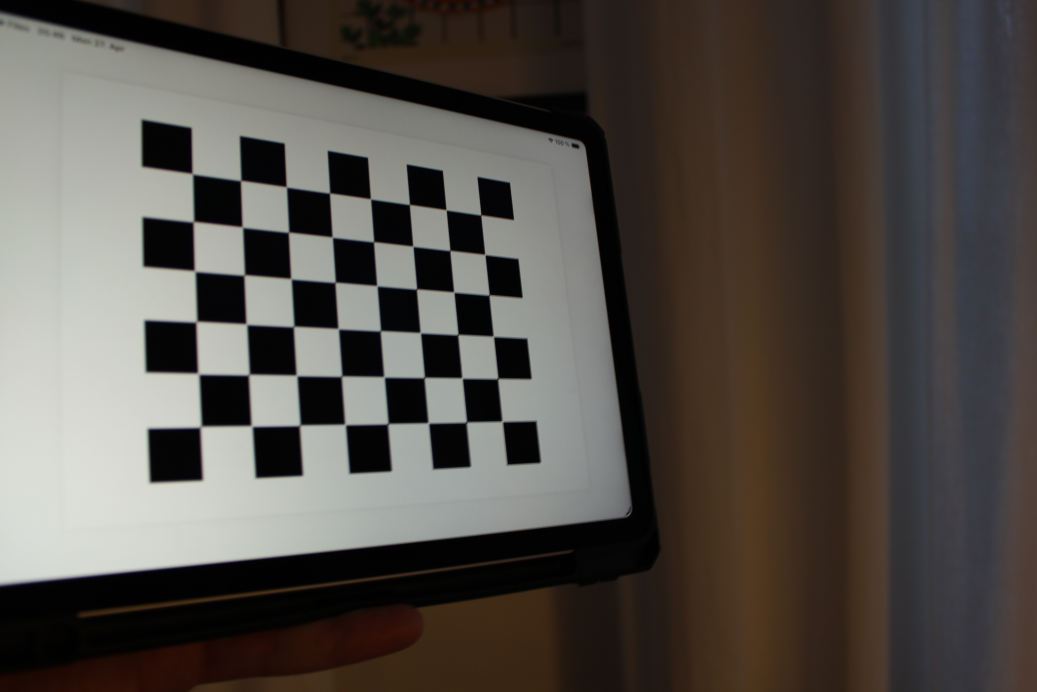
#> input picture test-images/intrinsics-6/IMG_1365.JPG, 5184 x 3456 px (shown at 1/5 size); its folder holds 4 pictures in this run; the run also reads 1 picture not shown here
$ python camera_calibration_zhang.py
#> lines starting #> are read from the running program, lines starting #| are printed output that depends on the picture
### checkerboard_detection.py
import cv2


def _downscale(image_gray, max_dim=1024):
    """Downscale image for faster detection. Returns (downscaled_image, scale)."""
    h, w = image_gray.shape
    if max(h, w) <= max_dim:
        return image_gray, 1.0
    scale = max_dim / max(h, w)
    downscaled_image = cv2.resize(image_gray, None, fx=scale, fy=scale, interpolation=cv2.INTER_AREA)
    return downscaled_image, scale

def _find_checkerboard_corners(image_gray, pattern_size=(8, 6)):
    """
    Detect checkerboard corners with sub-pixel refinement.

    Tries OpenCV's SB detector first, falls back to the classic detector.
    Raises RuntimeError if the board is not found.

    Returns (corners, found) where corners is (N, 2) float32.
    """
    downscaled_image, scale = _downscale(image_gray)

    found, corners = cv2.findChessboardCornersSB(downscaled_image, pattern_size)
    if not found:
        flags = (cv2.CALIB_CB_ADAPTIVE_THRESH |
                 cv2.CALIB_CB_NORMALIZE_IMAGE |
                 cv2.CALIB_CB_FILTER_QUADS |
                 cv2.CALIB_CB_FAST_CHECK)
        found, corners = cv2.findChessboardCorners(
            downscaled_image, pattern_size, None, flags)

    if not found:
        raise RuntimeError(
            f"Could not detect checkerboard (pattern {pattern_size})")

    # Map back to full resolution and refine to sub-pixel
    corners = corners / scale
    criteria = (cv2.TERM_CRITERIA_EPS + cv2.TERM_CRITERIA_MAX_ITER, 30, 0.001)
    corners = cv2.cornerSubPix(image_gray, corners, (11, 11), (-1, -1), criteria)
    return corners.reshape(-1, 2), True

# [35 lines that do not run on import are left out]

### camera_calibration_zhang.py
import numpy as np
from scipy.optimize import least_squares

from checkerboard_detection import _find_checkerboard_corners


def _build_object_points(pattern_size, square_size_cm):
    """Build 3D world coordinates for checkerboard corners on the Z=0 plane.

    Y is flipped so +Z points out of the board toward the camera (OpenCV convention).
    """
    cols, rows = pattern_size
    points = np.zeros((rows * cols, 3), dtype=np.float32)
    grid = np.mgrid[0:cols, 0:rows].T.reshape(-1, 2).astype(np.float32)
    points[:, 0] = grid[:, 0]
    points[:, 1] = -grid[:, 1]
    points *= square_size_cm
    return points


def _normalize_points(points):
    """Hartley normalization: centroid to origin, mean distance = sqrt(2)."""
    centroid = points.mean(axis=0)
    centered = points - centroid
    mean_distance = np.mean(np.linalg.norm(centered, axis=1))
    scale = np.sqrt(2) / (mean_distance + 1e-12)
    transform = np.array([[scale, 0,     -scale * centroid[0]],
                          [0,     scale, -scale * centroid[1]],
                          [0,     0,      1]], dtype=np.float64)
    points_homogeneous = np.hstack([points, np.ones((len(points), 1))])
    normalized = (transform @ points_homogeneous.T).T
    return normalized[:, :2], transform


def _compute_planar_homography(world_points, image_points):
    """Planar DLT homography from (X, Y) on Z=0 to (u, v), Hartley-normalized."""
    assert len(world_points) >= 4
    world_points = world_points.astype(np.float64)
    image_points = image_points.astype(np.float64)

    world_normalized, T_world = _normalize_points(world_points)
    image_normalized, T_image = _normalize_points(image_points)

    constraints = []
    for (X, Y), (u, v) in zip(world_normalized, image_normalized):
        constraints.append([ X,  Y,  1,  0,  0,  0, -u*X, -u*Y, -u])
        constraints.append([ 0,  0,  0,  X,  Y,  1, -v*X, -v*Y, -v])
    constraints = np.array(constraints)

    _, _, Vt = np.linalg.svd(constraints)
    H_normalized = Vt[-1].reshape(3, 3)

    H = np.linalg.inv(T_image) @ H_normalized @ T_world
    return H / H[2, 2]


def _vij(H, i, j):
    """Zhang's constraint row v_ij (shape (6,)) derived from columns i, j of H."""
    return np.array([
        H[0, i] * H[0, j],
        H[0, i] * H[1, j] + H[1, i] * H[0, j],
        H[1, i] * H[1, j],
        H[2, i] * H[0, j] + H[0, i] * H[2, j],
        H[2, i] * H[1, j] + H[1, i] * H[2, j],
        H[2, i] * H[2, j],
    ], dtype=np.float64)


def _zhang_extract_intrinsics(homographies):
    """Closed-form K from a list of planar homographies (Zhang, 2000)."""
    n_views = len(homographies)
    V = np.zeros((2 * n_views, 6), dtype=np.float64)
    for k, H in enumerate(homographies):
        V[2 * k]     = _vij(H, 0, 1)
        V[2 * k + 1] = _vij(H, 0, 0) - _vij(H, 1, 1)

    _, _, Vt = np.linalg.svd(V)
    B11, B12, B22, B13, B23, B33 = Vt[-1]

    cy = (B12 * B13 - B11 * B23) / (B11 * B22 - B12**2)
    lam = B33 - (B13**2 + cy * (B12 * B13 - B11 * B23)) / B11
    fx = np.sqrt(abs(lam / B11))
    fy = np.sqrt(abs(lam * B11 / (B11 * B22 - B12**2)))
    skew = -B12 * fx**2 * fy / lam
    cx = skew * cy / fy - B13 * fx**2 / lam

    return np.array([[fx, skew, cx],
                     [ 0,  fy,  cy],
                     [ 0,   0,   1]], dtype=np.float64)


def _rodrigues(x):
    """Convert between axis-angle vector (3,) and rotation matrix (3,3)."""
    x = np.asarray(x, dtype=np.float64)
    if x.shape == (3, 3):
        cos_theta = np.clip((np.trace(x) - 1.0) / 2.0, -1.0, 1.0)
        theta = np.arccos(cos_theta)
        if theta < 1e-8:
            return np.zeros(3)
        axis = np.array([x[2, 1] - x[1, 2],
                         x[0, 2] - x[2, 0],
                         x[1, 0] - x[0, 1]]) / (2.0 * np.sin(theta))
        return axis * theta

    rvec = x.ravel()
    theta = np.linalg.norm(rvec)
    if theta < 1e-8:
        return np.eye(3)
    k = rvec / theta
    K_skew = np.array([[    0, -k[2],  k[1]],
                       [ k[2],     0, -k[0]],
                       [-k[1],  k[0],     0]])
    return np.eye(3) + np.sin(theta) * K_skew + (1 - np.cos(theta)) * (K_skew @ K_skew)


def _extract_extrinsics(K, H):
    """Recover (rvec, tvec) for one view from intrinsic matrix K and homography H."""
    K_inv = np.linalg.inv(K)
    h1, h2, h3 = H[:, 0], H[:, 1], H[:, 2]

    scale = 1.0 / np.linalg.norm(K_inv @ h1)
    r1 = scale * (K_inv @ h1)
    r2 = scale * (K_inv @ h2)
    translation = scale * (K_inv @ h3)

    # Flip if board ended up behind the camera
    if translation[2] < 0:
        r1, r2, translation = -r1, -r2, -translation

    r3 = np.cross(r1, r2)

    # Project the approximate rotation onto SO(3) via SVD
    rotation_approx = np.column_stack([r1, r2, r3])
    U, _, Vt = np.linalg.svd(rotation_approx)
    rotation = U @ Vt
    if np.linalg.det(rotation) < 0:
        Vt[-1] *= -1
        rotation = U @ Vt

    rvec = _rodrigues(rotation)
    return rvec.reshape(3, 1), translation.reshape(3, 1)


def _project_points(object_points, K, rvec, tvec):
    """Project 3D points to 2D pixel coordinates. Returns (N, 2)."""
    rotation = _rodrigues(rvec)
    points_camera = rotation @ object_points.T + tvec.reshape(3, 1)
    points_image = K @ points_camera
    points_image = points_image[:2] / points_image[2:3]
    return points_image.T


# [7 lines left out: function _default_K, not called in this run]


def _is_plausible_K(K, image_size):
    """Check if K has physically plausible values."""
    w, h = image_size
    fx, fy = K[0, 0], K[1, 1]
    cx, cy = K[0, 2], K[1, 2]
    return (fx > 0 and fy > 0 and
            0 < cx < w and 0 < cy < h and
            fx < 10 * max(w, h) and fy < 10 * max(w, h))


def compute_intrinsics(images, pattern_size=(8, 6), square_size_cm=4.0):
    """
    Recover the camera intrinsic matrix K via Zhang's method.

    Pipeline:
      1. Detect corners in each image.
      2. Planar DLT homography per view.
      3. Zhang's closed-form K.
      4. Initial per-view extrinsics from K + H.
      5. Joint Levenberg-Marquardt refinement of K + all extrinsics.

    Returns the 3x3 intrinsic matrix K.
    """

    # 1. Build object (world) points, find checkerboard corners (image points) from each image

    object_points_template = _build_object_points(pattern_size, square_size_cm)
    object_points_per_view, image_points_per_view = [], []
    image_size = None

    for image in images:
        gray = np.array(image.convert("L"), dtype=np.uint8)
        if image_size is None:
            h, w = gray.shape
            image_size = (w, h)
        try:
            corners, _ = _find_checkerboard_corners(gray, pattern_size)
            object_points_per_view.append(object_points_template.copy())
            image_points_per_view.append(corners.astype(np.float32))
        except RuntimeError:
            continue

    if len(object_points_per_view) < 2:
        raise ValueError(f"Only {len(object_points_per_view)} views found - need at least 2.")

    # 2. Compute planar homographies between each set of image points and the world points

    n_views = len(object_points_per_view)

    homographies = [
        _compute_planar_homography(obj_pts[:, :2], img_pts)
        for obj_pts, img_pts in zip(object_points_per_view, image_points_per_view)
    ]

    # 3. Solve K using Zhang's closed form method

    K_initial = _zhang_extract_intrinsics(homographies)
    print(f"[compute_intrinsics] Zhang's K:\n{np.array2string(K_initial, precision=1)}")
    if not _is_plausible_K(K_initial, image_size):
        print("[compute_intrinsics] Fallback to default K estimate")
        K_initial = _default_K(image_size)

    # 4. Initial per-view extrinsics

    rvecs_initial, tvecs_initial = [], []
    for H in homographies:
        rvec, tvec = _extract_extrinsics(K_initial, H)
        rvecs_initial.append(rvec)
        tvecs_initial.append(tvec)

    w, h = image_size
    f_initial = 0.5 * (K_initial[0, 0] + K_initial[1, 1])
    params_initial = np.zeros(3 + n_views * 6)
    params_initial[:3] = [f_initial, K_initial[0, 2], K_initial[1, 2]]
    for i in range(n_views):
        base = 3 + i * 6
        params_initial[base    : base + 3] = rvecs_initial[i].ravel()
        params_initial[base + 3: base + 6] = tvecs_initial[i].ravel()

    # 5. Levenberg-Marquardt refinement - adjust parameters to minimize squared reprojection errors

    def residuals(params):
        f, cx, cy = params[:3]
        K_current = np.array([[f, 0, cx], [0, f, cy], [0, 0, 1]], dtype=np.float64)
        all_residuals = []
        for i in range(n_views):
            base = 3 + i * 6
            rvec = params[base    : base + 3].reshape(3, 1)
            tvec = params[base + 3: base + 6].reshape(3, 1)
            projected = _project_points(
                object_points_per_view[i].astype(np.float64), K_current, rvec, tvec)
            observed = image_points_per_view[i].astype(np.float64)
            all_residuals.append((projected - observed).ravel())
        return np.concatenate(all_residuals)

    # Initial quesses
    lower = np.full_like(params_initial, -np.inf)
    upper = np.full_like(params_initial,  np.inf)
    lower[0], upper[0] = f_initial * 0.3, f_initial * 3.0
    lower[1], upper[1] = w * 0.3, w * 0.7
    lower[2], upper[2] = h * 0.3, h * 0.7

    result = least_squares(residuals, params_initial, bounds=(lower, upper), method='trf')

    f, cx, cy = result.x[:3]
    K = np.array([[f, 0, cx], [0, f, cy], [0, 0, 1]], dtype=np.float64)

    rvecs, tvecs = [], []
    for i in range(n_views):
        base = 3 + i * 6
        rvecs.append(result.x[base    : base + 3].reshape(3, 1))
        tvecs.append(result.x[base + 3: base + 6].reshape(3, 1))

    rms_error = np.sqrt(np.mean(result.fun ** 2))
    print(f"[compute_intrinsics] RMS reprojection error: {rms_error:.4f} px ({n_views} views)")

    return K


def compute_extrinsics(scene_img, K, pattern_size=(8, 6), square_size_cm=4.0):
    """
    Recover the camera pose (R, t) in the board's world frame.

    Pipeline:
      1. Detect checkerboard corners in the scene image.
      2. Planar DLT homography from board (Z=0) to pixel coords.
      3. Initial (R, t) from H + K via `_extract_extrinsics`.
      4. Levenberg-Marquardt refinement.

    Returns (R, t, reproj_rms) in world cm and pixels.
    """

    # 1. Build object (world) points, find checkerboard corners (image points) from each image

    gray = np.array(scene_img.convert("L"), dtype=np.uint8)
    corners, _ = _find_checkerboard_corners(gray, pattern_size)
    corners = corners.astype(np.float64)
    object_points = _build_object_points(pattern_size, square_size_cm).astype(np.float64)

    # 2. Compute planar DLT homography

    H = _compute_planar_homography(object_points[:, :2], corners)

    # 3. Extract inintial extrensics

    rvec_init, tvec_init = _extract_extrinsics(K, H)
    params_initial = np.concatenate([rvec_init.ravel(), tvec_init.ravel()])

    # 4. LM refinement

    def residuals(params):
        rvec = params[:3].reshape(3, 1)
        tvec = params[3:].reshape(3, 1)
        return (_project_points(object_points, K, rvec, tvec) - corners).ravel()

    result = least_squares(residuals, params_initial, method="lm")
    rvec = result.x[:3].reshape(3, 1)
    tvec = result.x[3:].reshape(3, 1)

    R = _rodrigues(rvec)
    t = tvec.ravel()
    reproj_rms = float(np.sqrt(np.mean(result.fun ** 2)))
    return R, t, reproj_rms


if __name__ == "__main__":

    from pathlib import Path
    from PIL import Image
    import matplotlib.pyplot as plt

    FIGS_DIR = Path("figures")
    CALIBRATION_DIR = Path("test-images/intrinsics-6")
    SCENE_IMAGE = Path("test-images/intrinsics-3/IMG_1359.JPG")
    PATTERN_SIZE = (8, 6)
    SQUARE_SIZE_CM = 4.0
    AXIS_LENGTH_CM = 3 * SQUARE_SIZE_CM
    FILETYPE = ".JPG"

    FIGS_DIR.mkdir(parents=True, exist_ok=True)

    calib_paths = sorted(CALIBRATION_DIR.glob(f"*{FILETYPE}"))
    calib_images = [Image.open(p) for p in calib_paths]
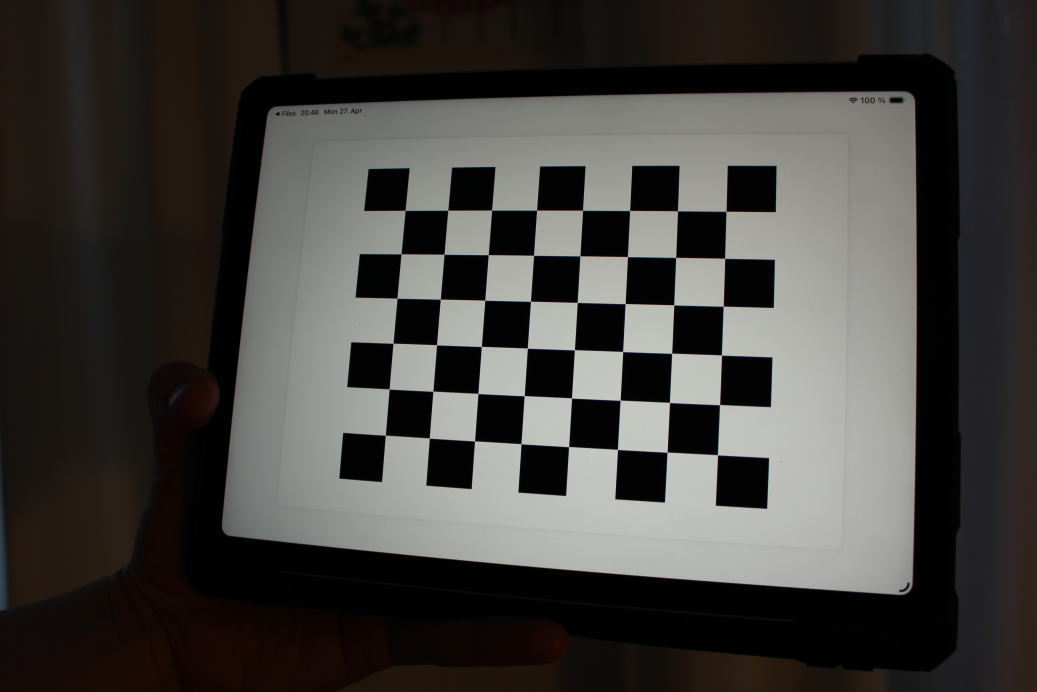
#> input picture test-images/intrinsics-6/IMG_1366.JPG, 5184 x 3456 px (shown at 1/5 size)
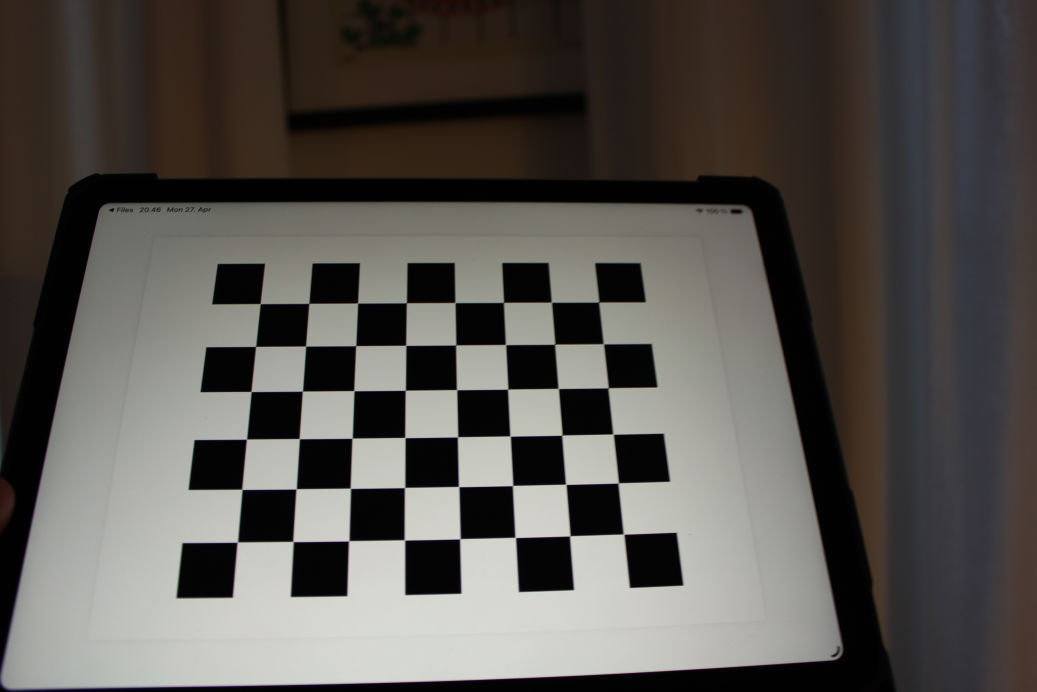
#> input picture test-images/intrinsics-6/IMG_1367.JPG, 5184 x 3456 px (shown at 1/5 size)
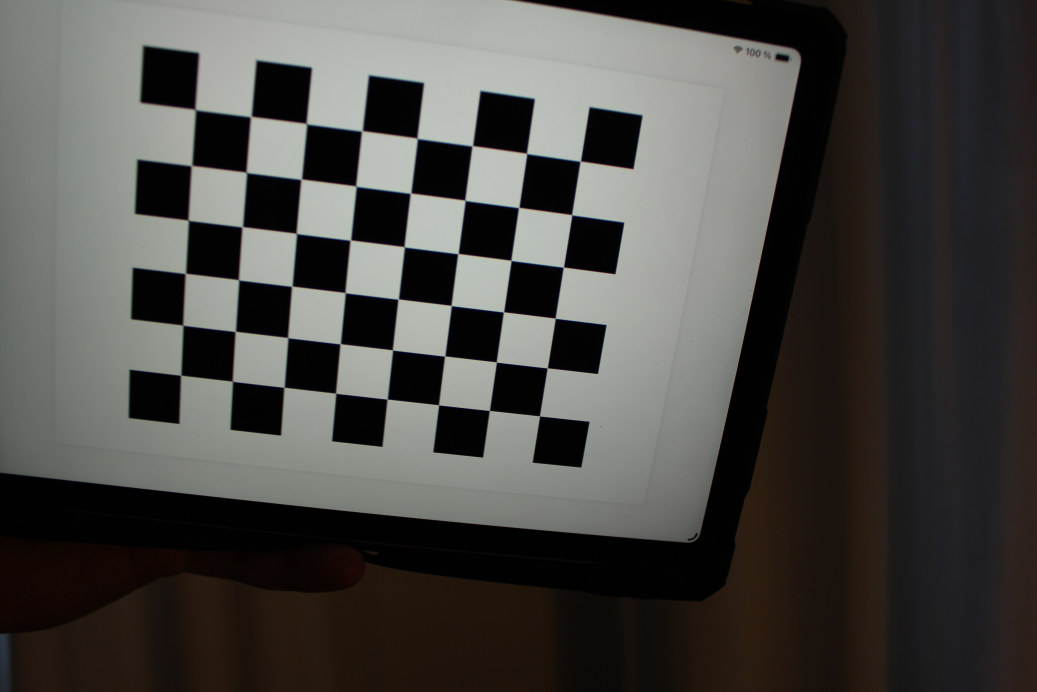
#> input picture test-images/intrinsics-6/IMG_1369.JPG, 5184 x 3456 px (shown at 1/5 size)
#> calib_images = 4 items
    print(f"Loaded {len(calib_images)} calibration image(s) from {CALIBRATION_DIR}")
#| Loaded 4 calibration image(s) from test-images/intrinsics-6

    K = compute_intrinsics(calib_images, PATTERN_SIZE, SQUARE_SIZE_CM)
#> the loop in compute_intrinsics, `for image in images:` made 4 passes
#> image_size on pass 1: (5184, 3456)
#> pass 1, in compute_intrinsics, `gray = np.array(image.convert("L"), dtype=np.uint8)`:
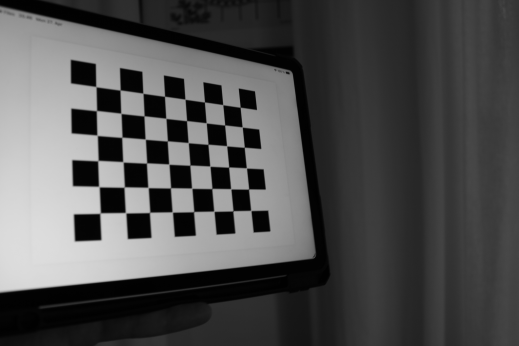
#> gray: shape (3456, 5184) (shown at 1/10 size); min 0, max 241, mean 79.1
#> pass 1, in _downscale, `downscaled_image = cv2.resize(image_gray, None, fx=scale, fy=scale, in..`:
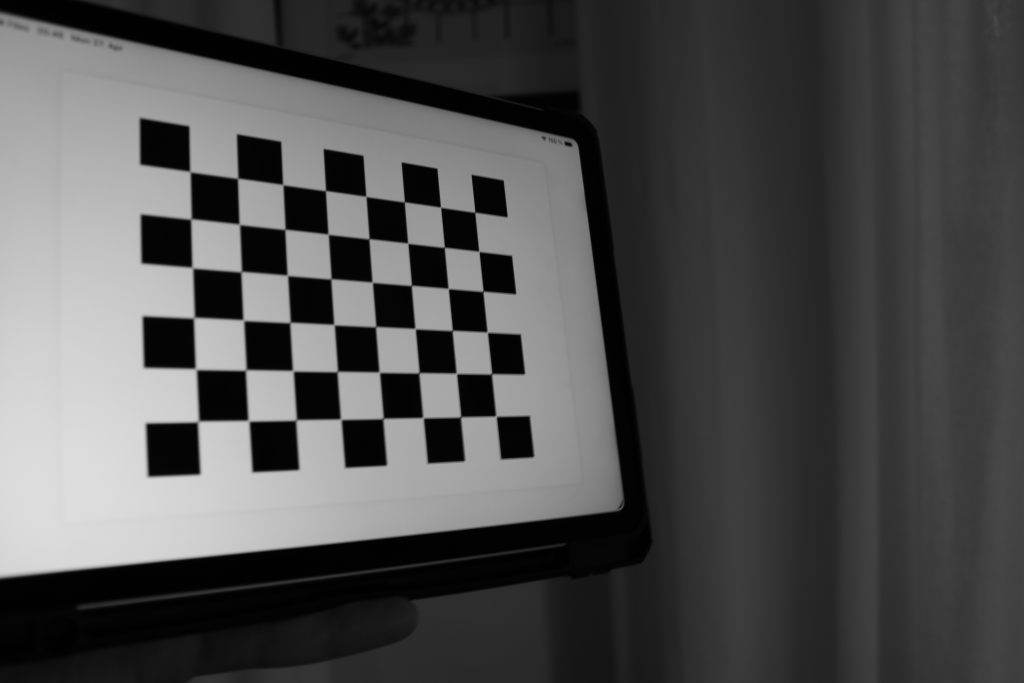
#> downscaled_image: shape (683, 1024); min 0, max 221, mean 79.1
#> after the loop in compute_intrinsics, `for image in images:`: h = 3456; image_points_per_view = 4 point arrays, longest 48 points; object_points_per_view = 4 items; w = 5184
#> (the rest of the program and of its run is left out)
